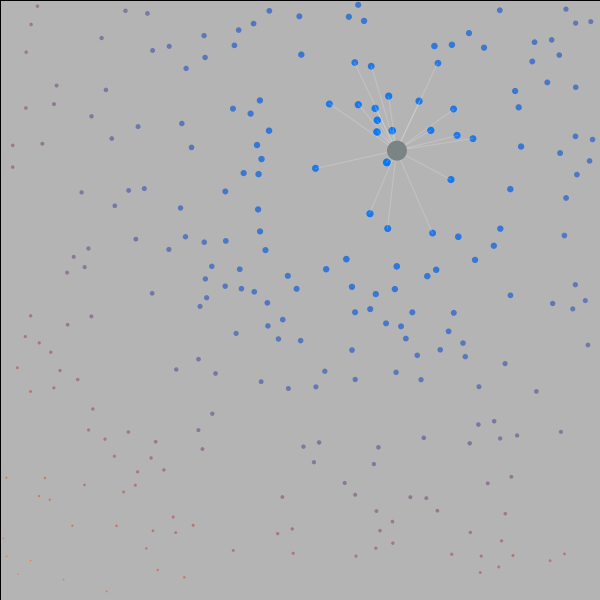
Frame 1 (no input)
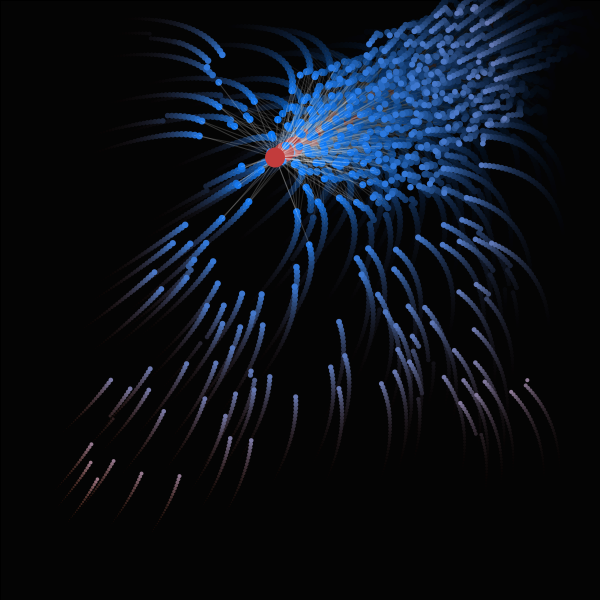
Frame 60 (the mouse pressed at the canvas centre just before this capture)
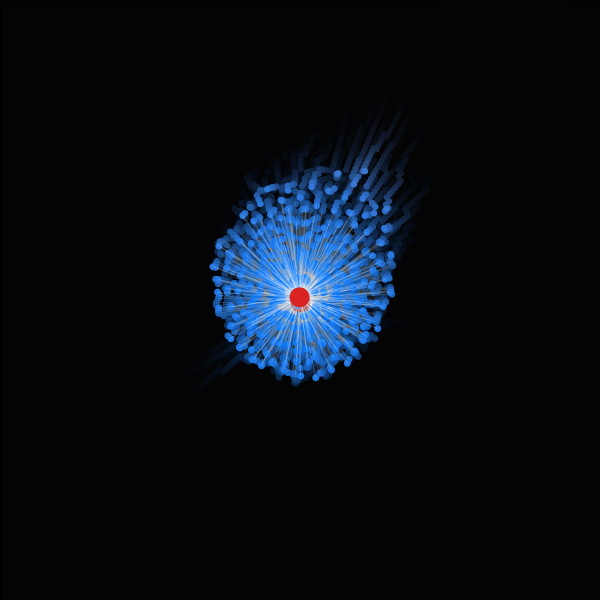
Frame 120 (the mouse held since frame 60 and released just before this capture)

The Processing sketch that drew these frames (run headless with seeded random() and noise(); from frame 60 on, the mouse is pressed at the canvas centre):

// Processing sketch: simpleproject2
// ── simpleproject2.pde
BigBall bigball;
ArrayList bigballs;
SmallBalls smallballs;

void setup(){
  size(600,600);
  smooth();
  
  //initialize position vector
  
  smallballs = new SmallBalls(5,1);
  
  
  bigball = new BigBall(new PVector(random(width),random(height)), new PVector(random(-10,10),random(-10,10)),5,30);
  
  for(int i = 0; i<250; i++){
    smallballs.addBall(new PVector(random(width),random(height)));
  }
}

void draw(){
  fill(0,30);
  rect(0,0,width,height);
  
  smallballs.update();
  bigball.update();
  
}

class SmallBalls{
  ArrayList smallBalls;
  int minVel;
  int maxVel;
  
  SmallBalls(int _minVel,int _maxVel){
    smallBalls = new ArrayList();
    minVel = _minVel;
    maxVel = _maxVel;
  }
  
  void addBall(PVector p){
    smallBalls.add(p);
  }
  
  void update(){
    if(keyPressed && (key == 'r' || key == 'R')){
      randomMove();
    }else{
      mouseFollow();
    }
    separate(15);
    render();
  }
  
  void separate(int sepDist){
     for(int i = 0; i<smallBalls.size(); i++){
        PVector pos = (PVector)smallBalls.get(i);
        for(int n = 0; n<smallBalls.size(); n++){
          if(i != n){
            PVector other = (PVector)smallBalls.get(n);
            float dis =pos.dist(other);
            if(dis < sepDist){
              PVector ballVel = new PVector();
              ballVel.add(pos);
              ballVel.sub(other);
              ballVel.normalize();
              ballVel.mult(minVel);
              pos.add(ballVel);
            }
          }
        }
     }
  }
  
  void mouseFollow(){
    for(int i = 0; i<smallBalls.size(); i++){
      PVector pos = (PVector)smallBalls.get(i);
      PVector ballVel = new PVector();
      ballVel.add(bigball.pos);
      ballVel.sub(pos);
      ballVel.normalize();
      ballVel.mult(map(bigball.pos.dist(pos),0,sqrt(sq(width)+sq(height)),minVel,maxVel));
      pos.add(ballVel);
    }
  }
  
  void randomMove(){
    for(int i = 0; i<smallBalls.size(); i++){
      PVector pos = (PVector)smallBalls.get(i);
      PVector randVel = new PVector(random(-10,10),random(-10,10));
      pos.add(randVel);
    }
  }
  
  void render(){
    for(int i = 0; i<smallBalls.size(); i++){
      PVector pos = (PVector)smallBalls.get(i);
      
      float dis = pos.dist(bigball.pos);
      fill(map(dis,0,(width+height)/2,0,255),120,map(dis,0,(width+height)/1.5,255,0));
      noStroke();
      ellipse(pos.x,pos.y,map(dis,0,width,8,1),map(dis,0,(width+height)/2,8,1));
    }
  }
}



class BigBall{
  PVector pos;
  PVector vel;
  int minVel;
  int maxVel;
  color c;
  
  BigBall(PVector _pos, PVector _vel,int _minVel, int _maxVel){
    pos = _pos;
    vel = _vel;
    minVel = _minVel;
    maxVel = _maxVel;
  }
  
  void update(){
    border();
    mouseFollow();
    render();
  }
  
  void render(){
    fill(c);
    noStroke();
    ellipse(pos.x,pos.y,20,20);
  }
  

  
  void mouseFollow(){
    //initialize mouse vector
    PVector mos = new PVector(mouseX,mouseY);
    
    //mouse affection
    if(mousePressed == true){
      PVector mosVel = new PVector();
      mosVel.add(mos);
      mosVel.sub(pos);
      mosVel.normalize();
      mosVel.mult(map(mos.dist(pos),0,sqrt(sq(width)+sq(height)),minVel,maxVel));
      pos.add(mosVel);
      vel = mosVel;
      
      c = closestColor();//color(255,255,0,150);
      
    }else if(keyPressed == true && key == ' '){
      flee();
    }else{
      pos.add(vel);
      
      c = closestColor();//color(255,0,0,150);
    }
  }
  
  color closestColor(){
    float closestDist = 99999999;
    for(int i = 0; i<smallballs.smallBalls.size(); i++){
      PVector smallBall = (PVector)smallballs.smallBalls.get(i);
      
      float ballDist = pos.dist(smallBall);
      
      if(ballDist < 100){
        stroke(255,50);
        line(pos.x,pos.y,smallBall.x,smallBall.y);
      }
      
      if(ballDist < closestDist){
        closestDist = ballDist;
      }
    }
    return color(map(closestDist,0,30,255,0),map(closestDist,0,30,0,255),map(closestDist,0,30,0,255));
  }
  
  void flee(){
    float closestDist = 99999999;
    int closestNum = -1;
    for(int i = 0; i<smallballs.smallBalls.size(); i++){
      PVector smallBall = (PVector)smallballs.smallBalls.get(i);
      
      float ballDist = pos.dist(smallBall);
      
      if(ballDist < 100){
        stroke(255,255,0,50);
        line(pos.x,pos.y,smallBall.x,smallBall.y);
      }
      
      if(ballDist < closestDist){
        closestDist = ballDist;
        closestNum = i;
      }
    }
    
    if((closestDist > 10)&&(closestDist < 70)){
      PVector fleeVel = new PVector();
      fleeVel.add(pos);
      fleeVel.sub((PVector)smallballs.smallBalls.get(closestNum));
      fleeVel.normalize();
      fleeVel.mult(10);
      pos.add(fleeVel);
    }else{
      pos.add(vel);
    }
    
    c = color(255,255,0);
  }
  
  void border(){
    if(pos.x > width){
      pos.x = width;
      vel.x = -vel.x;
    }
    if(pos.x<0){
      pos.x = 0;
      vel.x = -vel.x;
    }
    if(pos.y>height){
      pos.y = height;
      vel.y = -vel.y;
    }
    if(pos.y<0){
      pos.y = 0;
      vel.y = -vel.y;
    }
  }
}
